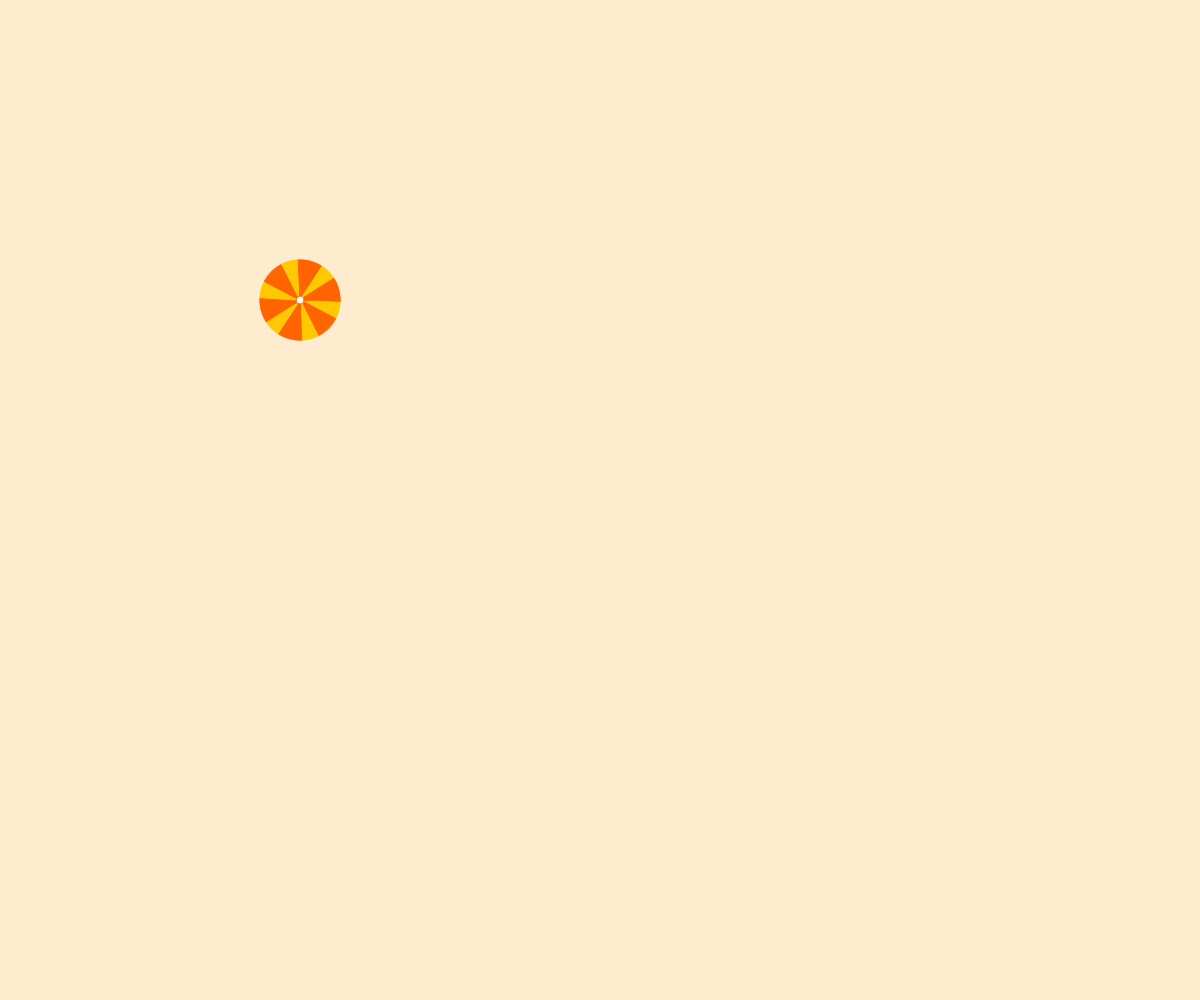
Frame 1 (no input)
Frame 60 (no input): identical to frame 1, image omitted
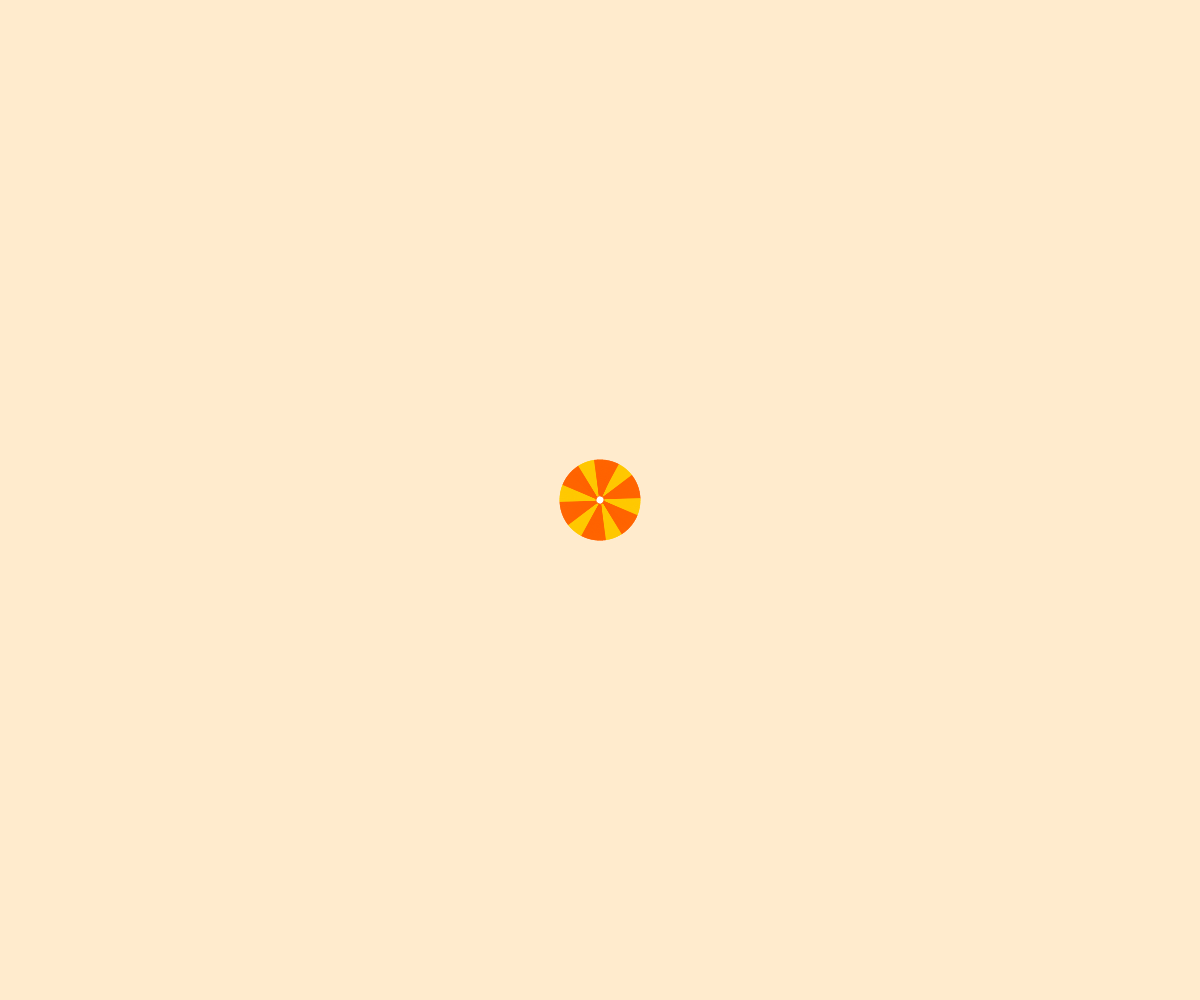
Frame 120 (the mouse pressed at the canvas centre since frame 60)

The p5.js sketch that drew these frames (run headless with seeded random() and noise() and a simulated clock; from frame 60 on, the mouse is pressed at the canvas centre):

// p5.js sketch
// ── sketch.js
// 最終課題を制作しよう



function setup() {
  createCanvas(windowWidth, windowHeight);
  background(255,235,205);
}

function draw() {
  background(255,235,205);
  if(mouseIsPressed){
  push();

  translate(mouseX, mouseY);
  rotate(frameCount / 5);
  drawParasol(6, 40);
  pop();
}

  else{
    push();
  translate(300, 300);
  drawParasol(6, 40);
  pop();
}
}

function drawParasol(n, r){

 for(i = 0; i < TWO_PI; i += 0.01){

    if(sin(i * n) >= 0.3){
     stroke(color(255,200,0));
    }
    else{
      stroke(color(255,100,0));
    }
    line(r * cos(i), r * sin(i), 0, 0);
    stroke(color(255,100,0));
    }
 ellipse(0, 0, 8);
 }
